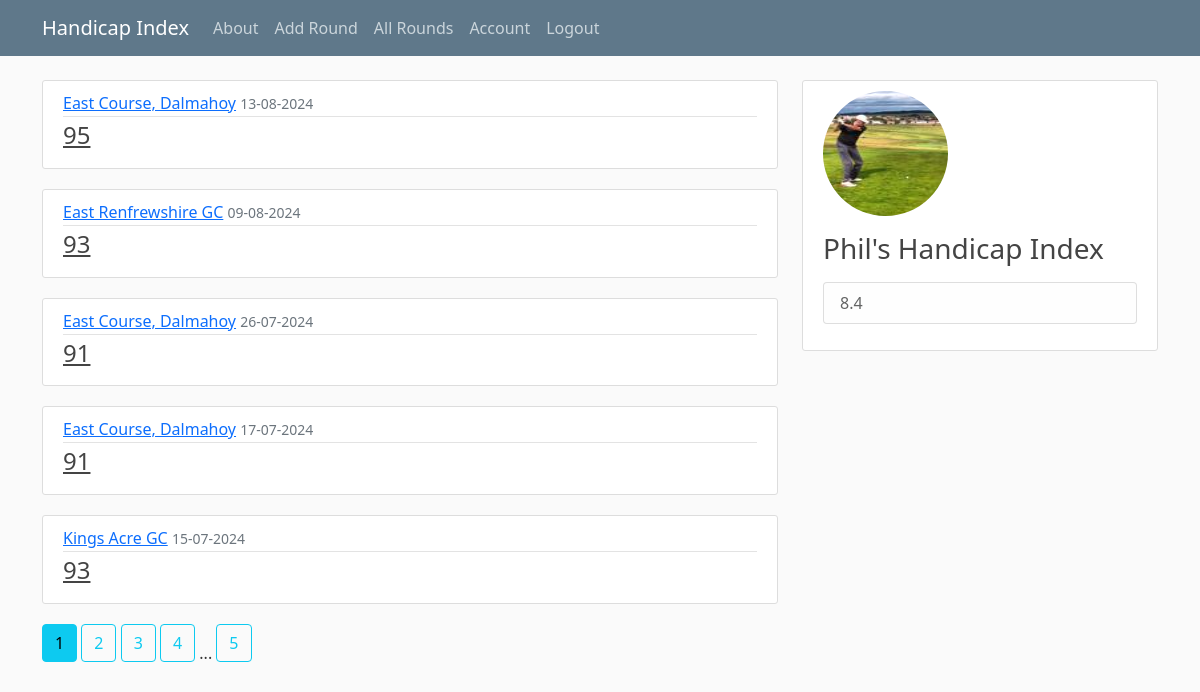
Screenshot of /allscores (signed in) with the database file from the repository.
### handicap/models.py (models this page shows, shortened)
class Score(db.Model):
    id: Mapped[int] = mapped_column(primary_key=True)
    played: Mapped[date]
    course_rating: Mapped[float]
    course_slope: Mapped[int]
    gross_adjusted_score: Mapped[int]
    course: Mapped[Optional[str]]
    holes: Mapped[int] = mapped_column(default=18)
    score_differential: Mapped[float]
    user_id: Mapped[int] = mapped_column(ForeignKey('user.id'))
    shot_by: Mapped['User'] = relationship(back_populates='scores')

class User(db.Model, UserMixin):
    id: Mapped[int] = mapped_column(primary_key=True)
    name: Mapped[Optional[str]] = mapped_column(String(40))
    email: Mapped[str] = mapped_column(unique=True)
    image_file: Mapped[str] = mapped_column(String(20), default='default.jpg')
    password: Mapped[int] = mapped_column(String(60))   # Will be 60 characetr hash values
    handicap_index: Mapped[Optional[float]]
    low_handicap_index: Mapped[Optional[float]]
    low_handicap_index_date: Mapped[Optional[date]]
    scores: Mapped[List['Score']] = relationship(back_populates='shot_by', cascade='all, delete-orphan')
    indexes: Mapped[List['IndexHistory']] = relationship(back_populates='player', cascade='all, delete-orphan')
    nine_hole_scores: Mapped[List['NineHoleScore']] = relationship(back_populates='shot_by', cascade='all, delete-orphan')

### handicap/scores/routes.py (the view)
@scores.route("/allscores", methods=['GET', 'POST'])
def all_scores():
    page = request.args.get('page', 1, type=int)    # Default to page 1.
    per_page = request.args.get('per_page', 5, type=int)   # Default to 6 scores per page.#
    if current_user.is_authenticated:
        player = current_user.name
        player_record = ScoringRecord(current_user.id)
        current_index = player_record.handicapIndex()
        hi = round(current_index, 1) if current_index else None
        scores, page_nos = player_record.scorePage(per_page, page)
        show_page_buttons = len(page_nos) > 1
        del player_record
        for score in scores:
            score.played = score.played.strftime('%d-%m-%Y')
    else:
        player = ""
        hi = None
        show_page_buttons = False
        scores = []
        page_nos = []
    return render_template('allscores.html', player=player, hi=hi,
                           login=current_user.is_authenticated,
                           len_scores=len(scores), scores=scores,
                           show_page_buttons=show_page_buttons,
                           page_nos=page_nos, page=page)

### handicap/handicap.py (called while the page is built)
    def scorePage(self, per_page: int, page: int, descending=True) -> tuple[list[Score], list[int | None]]:
        scores = Score.query.filter_by(user_id=self.player.id)\
                            .order_by(Score.played.desc() if descending else Score.played.asc())\
                            .paginate(page=page, per_page=per_page)
        page_nos = scores.iter_pages(left_edge=4, right_edge=1, left_current=1, right_current=2)
        return list(scores), list(page_nos)

### handicap/models.py (called while the page is built)
@login_manager.user_loader
def load_user(user_id):
    return User.query.get(int(user_id))

### handicap/templates/allscores.html
{% extends "layout.html" %}
{% block content %}
    {% if login %}
        {% if len_scores > 0 %}
            {% for score in scores %}
                <article class="media content-section">
                    <div class="media-body">
                        <div class="article-metadata">
                            <a class="mr-2" href="{{ url_for('scores.score', score_id=score.id) }}">{{ score.course }}</a>
                            <small class="text-muted">{{ score.played }}</small>
                        </div>
                        <h4><a class="article-title" href="{{ url_for('scores.score', score_id=score.id) }}">{{ score.gross_adjusted_score }}</a></h4>
                    </div>
                </article>
            {% endfor %}
            {% if show_page_buttons %}
                {% for page_num in page_nos %}
                    {% if page_num %}
                        {% if page == page_num %}
                            <a class="btn btn-info mb-4" href="{{ url_for('scores.all_scores', page=page_num) }}">{{ page_num }}</a>
                        {% else %}
                            <a class="btn btn-outline-info mb-4" href="{{ url_for('scores.all_scores', page=page_num) }}">{{ page_num }}</a>
                        {% endif %}
                    {% else %}
                        ...
                    {% endif %}
                {% endfor %}
            {% endif %}
        {% else %}
            <div class="content-section">
                <p>No rounds</p>
            </div>
        {% endif %}
    {% else %}
        <div class="content-section">
            <p>Login or Register</p>
        </div>
    {% endif %}
{% endblock content %}

### handicap/templates/layout.html (shortened to what this page needs)
<!DOCTYPE html>
<html>
    <head>
      <link rel="stylesheet" href="https://cdn.jsdelivr.net/npm/bootstrap@5.0.2/dist/css/bootstrap.min.css">
      <link rel="stylesheet" type="text/css" href="{{ url_for('static', filename='main.css') }}">
    </head>
    <body>
        <header class="site-header">
            <nav class="navbar navbar-expand-md navbar-dark bg-steel fixed-top">
              <div class="container">
                <a class="navbar-brand mr-4" href="{{ url_for('main.home') }}">Handicap Index</a>
                <div class="collapse navbar-collapse" id="navbarToggle">
                  <div class="navbar-nav mr-auto">
                    <a class="nav-item nav-link" href="{{ url_for('main.about') }}">About</a>
                  </div>
                  <div class="navbar-nav">
                    {% if current_user.is_authenticated %}
                    <a class="nav-item nav-link" href="{{ url_for('scores.new_score') }}">Add Round</a>
                    <a class="nav-item nav-link" href="{{ url_for('scores.all_scores') }}">All Rounds</a>
                    <a class="nav-item nav-link" href="{{ url_for('users.account') }}">Account</a>
                    <a class="nav-item nav-link" href="{{ url_for('users.logout') }}">Logout</a>
                    {% else %}
                      <a class="nav-item nav-link" href="{{ url_for('users.login') }}">Login</a>
                      <a class="nav-item nav-link" href="{{ url_for('users.register') }}">Register</a>
                    {% endif %}
                  </div>
                </div>
              </div>
            </nav>
        </header>
        <main role="main" class="container">
            <div class="row">
              <div class="col-md-8">
                {% block content %}{% endblock %}
              </div>
              <div class="col-md-4">
                {% if current_user.is_authenticated %}
                  <div class="content-section">
                    {% if current_user.is_active %}
                      <img class="rounded-circle account-img" src="{{ url_for('static', filename='profile_pics/' + current_user.image_file) }}">
                      <h3>{{ player }}'s Handicap Index</h3>
                    {% endif %}
                    <p class='text-muted'>
                      <ul class="list-group">
                        <li class="list-group-item list-group-item-light">{{ hi }}</li>
                      </ul>
                    </p>
                  </div>
                {% endif %}
              </div>
            </div>
        </main>
    </body>
</html>

### handicap/static/main.css (style rules this page uses)
body { background: #fafafa; color: #333333; margin-top: 5rem; }
h1, h2, h3, h4, h5, h6 { color: #444444; }
.bg-steel { background-color: #5f788a; }
.site-header .navbar-nav .nav-link { color: #cbd5db; }
.content-section { background: #ffffff; padding: 10px 20px; border: 1px solid #dddddd; border-radius: 3px; margin-bottom: 20px; }
.article-title { color: #444444; }
.article-metadata { padding-bottom: 1px; margin-bottom: 4px; border-bottom: 1px solid #e3e3e3 }
.account-img { height: 125px; width: 125px; margin-right: 20px; margin-bottom: 16px; }

### rows the page displays
Score: course "East Course, Dalmahoy", played "13-08-2024", gross_adjusted_score "95"
Score: course "East Renfrewshire GC", played "09-08-2024", gross_adjusted_score "93"
Score: course "East Course, Dalmahoy", played "26-07-2024", gross_adjusted_score "91"
Score: course "East Course, Dalmahoy", played "17-07-2024", gross_adjusted_score "91"
Score: course "Kings Acre GC", played "15-07-2024", gross_adjusted_score "93"
User: image_file (picture), name "Phil"

### other values shown
{{ page_num }} "1"
{{ page_num }} "2" "3" "4" "5"
{{ hi }} "8.4"
